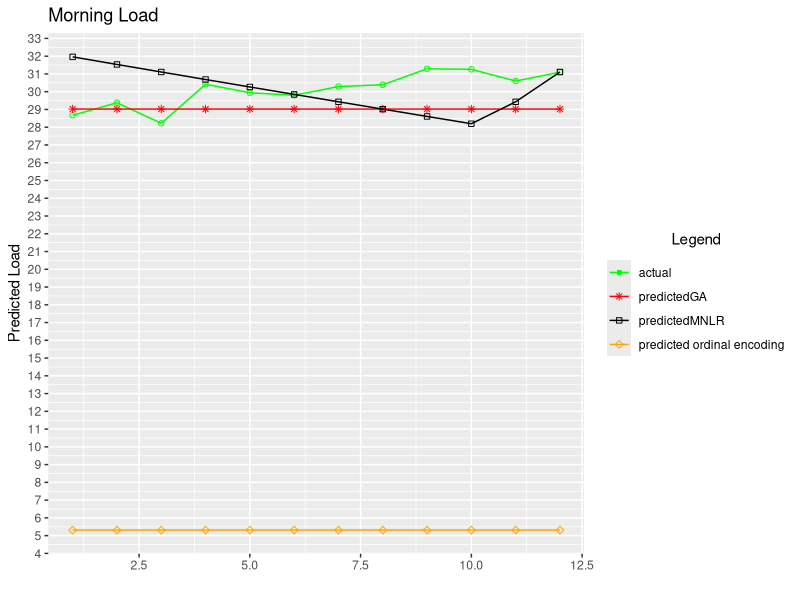

Recreate this plot in R.
library(readxl)
library(ggplot2)

morning_actual<-unlist(read_excel("Alldata_excel.xlsx", range = "K23:K34",col_names = FALSE))
morning_predictedGA<-unlist(read_excel("Alldata_excel.xlsx", range = "M23:M34",col_names = FALSE))
morning_predictedMNLR<-unlist(read_excel("Alldata_excel.xlsx", range = "N23:N34",col_names = FALSE))
morning_predictredEncoding<-unlist(read_excel("Alldata_excel.xlsx", range = "J23:J34",col_names = FALSE))

x<-seq(1,12)
#y1<-morning_actual
#y2<-morning_predictedGA
#y3<-morning_predictedMNLR
#line_width <-2

lb =c("actual","predictedGA","predictedMNLR","predicted ordinal encoding")
midnightFrame <- data.frame(
  xAxis = seq(1,12),
  actual = morning_actual,
  predictedGA = morning_predictedGA,
  predictedMNLR = morning_predictedMNLR,
  predicredEncode = morning_predictredEncoding
)

tiff("morning1.tiff", units="in", width=10, height=10, res=300)
ggplot(midnightFrame,aes(x=xAxis))+
  geom_line(aes(y=actual,color="line1"))+geom_point(aes(y=actual,color="line1"),shape=1)+
  geom_line(aes(y=predictedGA,color="line2"))+geom_point(aes(y=predictedGA,color="line2"),shape=8)+
  geom_line(aes(y=predictedMNLR,color="line3"))+geom_point(aes(y=predictedMNLR,color="line3"),shape=0)+
  geom_line(aes(y=predicredEncode,color="line4"))+geom_point(aes(y=predicredEncode,color="line4"),shape=5)+
  labs(
    title ="Morning Load",
    y="Predicted Load",
    x ="",
    color="Legend"
  )+scale_y_continuous(breaks=seq(1,75,by=1))+
  scale_color_manual(values = c("line1" = "green", "line2" = "red", "line3" = "black","line4"="orange"),
                     labels = lb) +
  scale_shape_manual(values = c("line1" = 16, "line2" = 8, "line3" = 0,"line4"=5),
                     labels = lb) +
  scale_linetype_manual(values = c("line1" = "solid", "line2" = "solid", "line3" = "solid","line4"="solid"),
                        labels = lb) +
  guides(color = guide_legend(override.aes = list(shape = c(16, 8, 0,5),
                                                  linetype = c("solid", "solid", "solid","solid"))))+
  theme(legend.title = element_text(hjust = 0.5, margin = margin(b = 10)))

#plot(x,seq(26,42.5,by=1.5),xlim = c(0,12),ylim =c(26,50),type="n",ylab="Predicted load",xlab = "")
#lines(x,y1,type="o",col="black",lty=1,lwd=line_width)
#lines(x,y2,type="o",col="red",lty=3,lwd=line_width)
#lines(x,y3,type="o",col="green",lty=5,lwd=line_width)
#legend("topright",inset = 0.05,
#       c("actual","predicted_GA","predicted_Heuristic"),lty = c(1,2,5),
#       col = c("black","red","green"),
#       title = "Predictions",cex = 0.7,pch = c(1,1,1)
#)
dev.off()
